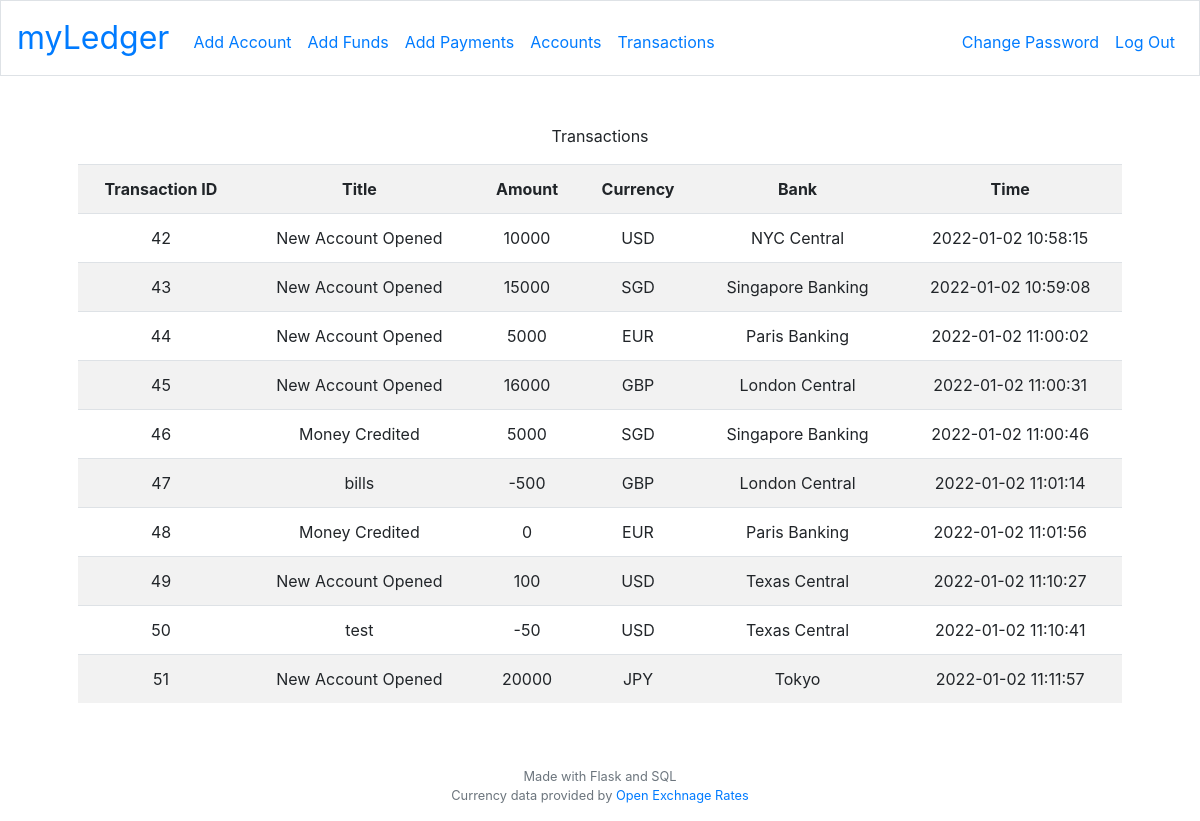
/transactions (signed in), run on the app's committed database.
### tables this page shows
CREATE TABLE transactions (
id INTEGER NOT NULL,
transaction_id INTEGER NOT NULL,
title TEXT NOT NULL,
amount NUMERIC NOT NULL,
currency TEXT NOT NULL,
bank TEXT NOT NULL,
time TIMESTAMP DEFAULT CURRENT_TIMESTAMP,
PRIMARY KEY(id),
FOREIGN KEY(transaction_id) REFERENCES users(id));

### application.py (the view)
@app.route("/transactions", methods=["GET", "POST"])
@login_required
def transactions():
    data = db.execute("SELECT id, title, amount, currency, bank, time FROM transactions WHERE transaction_id = ?",
                      session["user_id"])
    return render_template("transactions.html", data=data)

### application.py (called while the page is built)
@app.after_request
def after_request(response):
    response.headers["Cache-Control"] = "no-cache, no-store, must-revalidate"
    response.headers["Expires"] = 0
    response.headers["Pragma"] = "no-cache"
    return response

### helpers.py (called while the page is built)
def login_required(f):
    @wraps(f)
    def decorated_function(*args, **kwargs):
        if session.get("user_id") is None:
            return redirect("/login")
        return f(*args, **kwargs)
    return decorated_function

### templates/transactions.html (shortened to what this page needs)
{% extends "layout.html" %}
{% block main %}
    <div>
        <p>
            Transactions
            <table class = "table table-striped">
                <tr>
                    <th>Transaction ID</th>
                    <th>Title</th>
                    <th>Amount</th>
                    <th>Currency</th>
                    <th>Bank</th>
                    <th>Time</th>
                </tr>
                {% for row in data %}
                <tr>
                    <td>{{ row.id }}</td>
                    <td>{{ row.title }}</td>
                    <td>{{ row.amount }}</td>
                    <td>{{ row.currency }}</td>
                    <td>{{ row.bank }}</td>
                    <td>{{ row.time }}</td>
                </tr>
                {% endfor %}
            </table>
        </p>
    </div>
{% endblock %}

### data on the page
transactions: id "42", title "New Account Opened", amount "10000", currency "USD", bank "NYC Central", time "2022-01-02 10:58:15"
transactions: id "43", title "New Account Opened", amount "15000", currency "SGD", bank "Singapore Banking", time "2022-01-02 10:59:08"
transactions: id "44", title "New Account Opened", amount "5000", currency "EUR", bank "Paris Banking", time "2022-01-02 11:00:02"
transactions: id "45", title "New Account Opened", amount "16000", currency "GBP", bank "London Central", time "2022-01-02 11:00:31"
transactions: id "46", title "Money Credited", amount "5000", currency "SGD", bank "Singapore Banking", time "2022-01-02 11:00:46"
transactions: id "47", title "bills", amount "-500", currency "GBP", bank "London Central", time "2022-01-02 11:01:14"
transactions: id "48", title "Money Credited", amount "0", currency "EUR", bank "Paris Banking", time "2022-01-02 11:01:56"
transactions: id "49", title "New Account Opened", amount "100", currency "USD", bank "Texas Central", time "2022-01-02 11:10:27"
transactions: id "50", title "test", amount "-50", currency "USD", bank "Texas Central", time "2022-01-02 11:10:41"
transactions: id "51", title "New Account Opened", amount "20000", currency "JPY", bank "Tokyo", time "2022-01-02 11:11:57"
